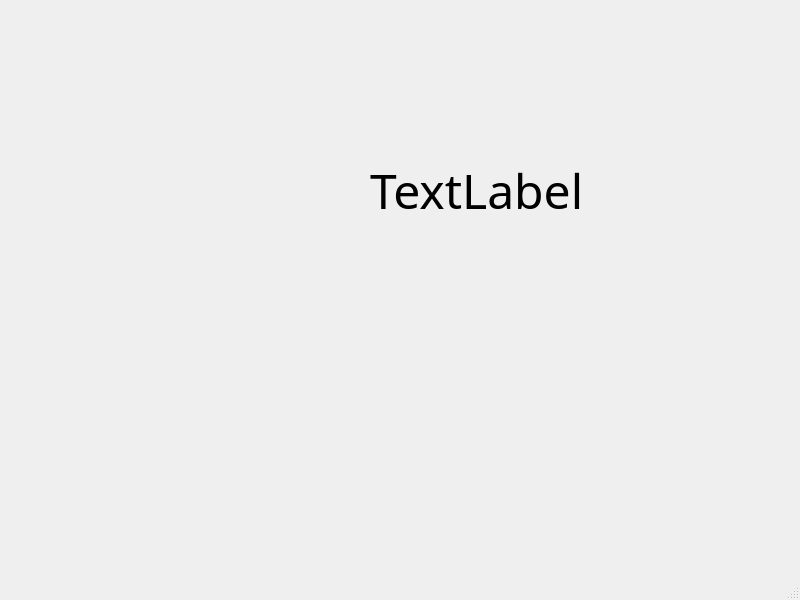
<?xml version="1.0" encoding="UTF-8"?>
<ui version="4.0">
 <class>MainWindow</class>
 <widget class="QMainWindow" name="MainWindow">
  <property name="geometry">
   <rect>
    <x>0</x>
    <y>0</y>
    <width>800</width>
    <height>600</height>
   </rect>
  </property>
  <property name="windowTitle">
   <string>MainWindow</string>
  </property>
  <widget class="QWidget" name="centralwidget">
   <widget class="QLabel" name="dateTimeLabel">
    <property name="geometry">
     <rect>
      <x>370</x>
      <y>110</y>
      <width>221</width>
      <height>161</height>
     </rect>
    </property>
    <property name="font">
     <font>
      <family>Bahnschrift Condensed</family>
      <pointsize>36</pointsize>
     </font>
    </property>
    <property name="text">
     <string>TextLabel</string>
    </property>
   </widget>
  </widget>
  <widget class="QMenuBar" name="menubar">
   <property name="geometry">
    <rect>
     <x>0</x>
     <y>0</y>
     <width>800</width>
     <height>21</height>
    </rect>
   </property>
  </widget>
  <widget class="QStatusBar" name="statusbar"/>
 </widget>
 <resources/>
 <connections/>
</ui>
